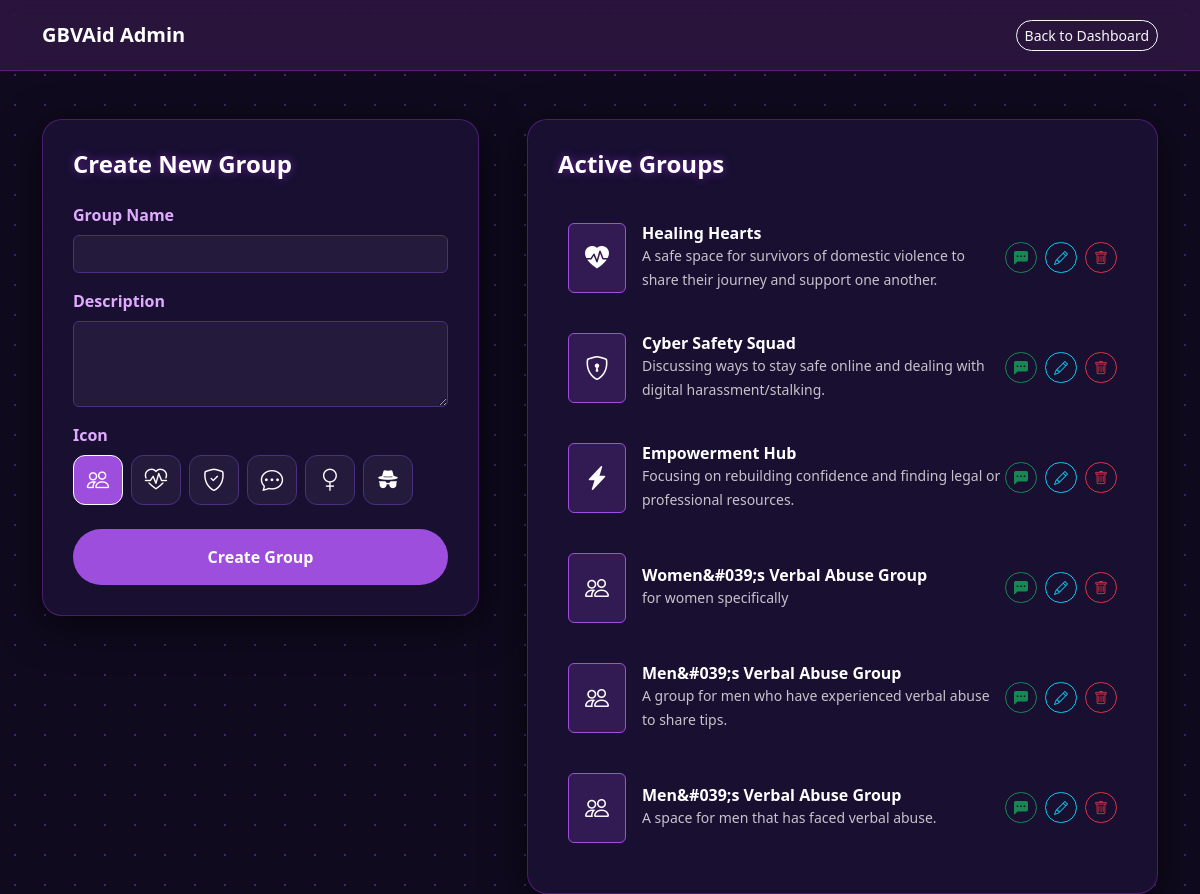
The page /admin/manage_groups.php (signed in) on the database its author committed.
### tables this page shows
CREATE TABLE `chat_groups` (
  `group_id` int(11) NOT NULL,
  `group_name` varchar(255) NOT NULL,
  `description` text DEFAULT NULL,
  `created_at` timestamp NOT NULL DEFAULT current_timestamp(),
  `icon` varchar(255) DEFAULT 'bi-people'
);

### settings/db_class.php (called while the page is built, shortened)
<?php
if (!class_exists('db_conn')) {
    class db_conn
    {
        public $db = null;
        public function __construct() {
        try {
            $this->db = new PDO(
                "mysql:host=" . DB_SERVER . ";port=" . DB_PORT . ";dbname=" . DB_NAME,
                DB_USERNAME,
                DB_PASSWORD
            );
            $this->db->setAttribute(PDO::ATTR_ERRMODE, PDO::ERRMODE_EXCEPTION);
        } catch (PDOException $e) {
            die("DB Connection failed: " . $e->getMessage());
        }
        }
        function db_connect()
        {
            if ($this->db !== null) {
                return true;
            }
        }
    }
}
?>

### controllers/chat_controller.php (called while the page is built, shortened)
<?php
require_once '../classes/chat_class.php';
function get_chat_groups_ctr() {
    $chat = new Chat();
    return $chat->get_all_groups();
}
?>

### classes/chat_class.php (called while the page is built, shortened)
<?php
require_once '../settings/db_class.php';
class Chat extends db_conn {
    public function get_all_groups() {
        $sql = "SELECT * FROM chat_groups";
        $stmt = $this->db->prepare($sql);
        $stmt->execute();
        return $stmt->fetchAll(PDO::FETCH_ASSOC);
    }
}
?>

### admin/manage_groups.php (the view, shortened to what this page needs)
<?php
require_once '../controllers/chat_controller.php';
$groups = get_chat_groups_ctr();
?>
<!DOCTYPE html>
<html lang="en">
<head>
    <link href="https://cdn.jsdelivr.net/npm/bootstrap@5.3.0/dist/css/bootstrap.min.css" rel="stylesheet">
    <link href="https://cdn.jsdelivr.net/npm/bootstrap-icons@1.10.5/font/bootstrap-icons.css" rel="stylesheet">
    <link href="https://cdn.jsdelivr.net/npm/@sweetalert2/theme-dark@4/dark.css" rel="stylesheet">
</head>
<body>
<nav class="navbar navbar-admin">
    <div class="container">
        <a class="navbar-brand text-white fw-bold" href="dashboard.php">GBVAid Admin</a>
        <a href="dashboard.php" class="btn btn-sm btn-outline-light rounded-pill">Back to Dashboard</a>
    </div>
</nav>
<div class="container mt-5">
    <div class="row g-5">
        <div class="col-md-5">
            <div class="content-card">
                <h4 class="welcome-text mb-4">Create New Group</h4>
                <form action="../actions/add_group_action.php" method="POST">
                    <div class="mb-3">
                        <label class="form-label">Group Name</label>
                        <input type="text" name="group_name" class="form-control" required>
                    </div>
                    <div class="mb-3">
                        <label class="form-label">Description</label>
                        <textarea name="description" class="form-control" rows="3" required></textarea>
                    </div>
                    <div class="mb-4">
                        <label class="form-label d-block">Icon</label>
                        <div class="d-flex gap-2 flex-wrap">
                            <?php
                            $icons = ['bi-people', 'bi-heart-pulse', 'bi-shield-check', 'bi-chat-dots', 'bi-gender-female', 'bi-incognito'];
                            foreach($icons as $k => $icon): ?>
                                <label for="i<?= $k ?>" class="icon-label"><i class="bi <?= $icon ?>"></i></label>
                            <?php endforeach; ?>
                        </div>
                    </div>
                    <button type="submit" class="btn btn-purple w-100 py-3">Create Group</button>
                </form>
            </div>
        </div>
        <div class="col-md-7">
            <div class="content-card">
                <h4 class="welcome-text mb-4">Active Groups</h4>
                <div class="list-group list-group-flush">
                    <?php if (empty($groups)): ?>
                        <p class="text-muted">No groups found.</p>
                    <?php else: ?>
                        <?php foreach ($groups as $g): ?>
                        <div class="list-group-item d-flex align-items-center justify-content-between border-0">
                            <div class="d-flex align-items-center">
                                <div class="me-3 p-3 rounded bg-purple" style="background: rgba(157, 78, 221, 0.2); border: 1px solid #9d4edd;">
                                    <i class="bi <?= $g['icon'] ?> fs-4"></i>
                                </div>
                                <div>
                                    <h6 class="mb-0 fw-bold"><?= htmlspecialchars($g['group_name']) ?></h6>
                                    <small class="opacity-75"><?= htmlspecialchars($g['description']) ?></small>
                                </div>
                            </div>
                            <div class="d-flex gap-2">
                                <a href="../user/chat_room.php?id=<?= $g['group_id'] ?>" class="btn btn-sm btn-outline-success rounded-pill" title="Enter Chat Room">
                                    <i class="bi bi-chat-left-dots-fill"></i>
                                </a>
                                <button class="btn btn-sm btn-outline-info rounded-pill"
                                        onclick='openEditModal(<?= json_encode($g, JSON_HEX_APOS) ?>)' title="Edit Group">
                                    <i class="bi bi-pencil"></i>
                                </button>
                                <button class="btn btn-sm btn-outline-danger rounded-pill"
                                        onclick="confirmDelete(<?= $g['group_id'] ?>)" title="Delete Group">
                                    <i class="bi bi-trash"></i>
                                </button>
                            </div>
                        </div>
                        <?php endforeach; ?>
                    <?php endif; ?>
                </div>
            </div>
        </div>
    </div>
</div>
</body>
</html>

### admin/manage_groups.php (style rules this page uses)
body { background-color: #0f0a1e; font-family: 'Poppins', 'Segoe UI', sans-serif; color: #ffffff; background-image: radial-gradient(#3c2a61 1px, transparent 1px); background-size: 30px 30px; background-attachment: fixed; }
.navbar-admin { background-color: rgba(196, 83, 234, 0.15); backdrop-filter: blur(10px); border-bottom: 1px solid rgba(191, 64, 255, 0.3); padding: 15px 0; }
.content-card { border: 1px solid rgba(191, 64, 255, 0.3); border-radius: 20px; background: rgba(26, 16, 51, 0.95); backdrop-filter: blur(8px); padding: 30px; box-shadow: 0 10px 40px rgba(0, 0, 0, 0.6); }
.welcome-text { color: #ffffff; font-weight: 800; text-shadow: 0 0 10px rgba(191, 64, 255, 0.5); }
.form-label { color: #e0aaff !important; font-weight: 600; }
.form-control { background: rgba(255, 255, 255, 0.05); border: 1px solid #4a307d; color: #ffffff !important; }
.icon-label { cursor: pointer; width: 50px; height: 50px; border-radius: 12px; border: 1px solid #4a307d; display: flex; align-items: center; justify-content: center; font-size: 1.4rem; color: #ffffff; background: rgba(255, 255, 255, 0.05); }
.icon-option:checked + .icon-label { border-color: #ffffff; background-color: #9d4edd; }
.list-group-item { background: transparent; border-bottom: 1px solid rgba(191, 64, 255, 0.2); color: white; padding: 20px 10px; }
.btn-purple { background: #9d4edd; color: #ffffff; border: none; border-radius: 50px; font-weight: 700; }

### rows shown on the page
chat_groups: group_name "Healing Hearts", description "A safe space for survivors of domestic violence to share their journey and support one another."
chat_groups: group_name "Cyber Safety Squad", description "Discussing ways to stay safe online and dealing with digital harassment/stalking."
chat_groups: group_name "Empowerment Hub", description "Focusing on rebuilding confidence and finding legal or professional resources."
chat_groups: group_name "Women&#039;s Verbal Abuse Group", description "for women specifically"
chat_groups: group_name "Men&#039;s Verbal Abuse Group", description "A group for men who have experienced verbal abuse to share tips."
chat_groups: group_name "Men&#039;s Verbal Abuse Group", description "A space for men that has faced verbal abuse."
